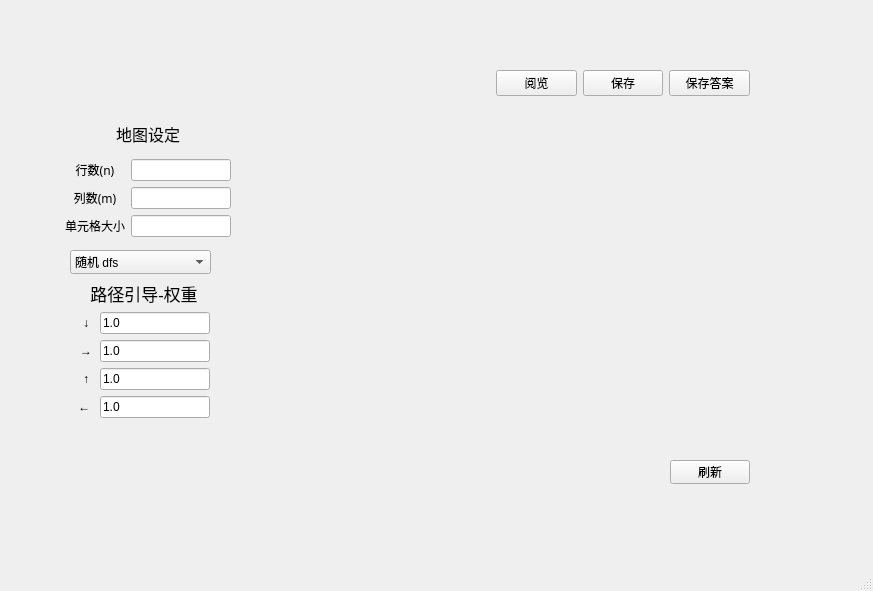
<?xml version="1.0" encoding="UTF-8"?>
<ui version="4.0">
 <class>mazegen</class>
 <widget class="QMainWindow" name="mazegen">
  <property name="geometry">
   <rect>
    <x>0</x>
    <y>0</y>
    <width>873</width>
    <height>591</height>
   </rect>
  </property>
  <property name="windowTitle">
   <string>mazegen</string>
  </property>
  <widget class="QWidget" name="centralwidget">
   <widget class="QPushButton" name="Bstart">
    <property name="geometry">
     <rect>
      <x>670</x>
      <y>460</y>
      <width>80</width>
      <height>24</height>
     </rect>
    </property>
    <property name="text">
     <string>刷新</string>
    </property>
   </widget>
   <widget class="QWidget" name="layoutWidget">
    <property name="geometry">
     <rect>
      <x>496</x>
      <y>70</y>
      <width>254</width>
      <height>26</height>
     </rect>
    </property>
    <layout class="QHBoxLayout" name="horizontalLayout_8">
     <item>
      <widget class="QPushButton" name="BTview">
       <property name="text">
        <string>阅览</string>
       </property>
      </widget>
     </item>
     <item>
      <widget class="QPushButton" name="BTsav">
       <property name="text">
        <string>保存</string>
       </property>
      </widget>
     </item>
     <item>
      <widget class="QPushButton" name="BTsvans">
       <property name="text">
        <string>保存答案</string>
       </property>
      </widget>
     </item>
    </layout>
   </widget>
   <widget class="QComboBox" name="comboBox">
    <property name="geometry">
     <rect>
      <x>70</x>
      <y>250</y>
      <width>141</width>
      <height>24</height>
     </rect>
    </property>
    <item>
     <property name="text">
      <string>随机 dfs</string>
     </property>
    </item>
   </widget>
   <widget class="QLabel" name="LWarn">
    <property name="geometry">
     <rect>
      <x>50</x>
      <y>470</y>
      <width>461</width>
      <height>61</height>
     </rect>
    </property>
    <property name="font">
     <font>
      <family>Consolas</family>
     </font>
    </property>
    <property name="text">
     <string/>
    </property>
    <property name="alignment">
     <set>Qt::AlignLeading|Qt::AlignLeft|Qt::AlignTop</set>
    </property>
   </widget>
   <widget class="QWidget" name="layoutWidget">
    <property name="geometry">
     <rect>
      <x>60</x>
      <y>110</y>
      <width>176</width>
      <height>132</height>
     </rect>
    </property>
    <layout class="QGridLayout" name="gridLayout">
     <property name="leftMargin">
      <number>5</number>
     </property>
     <property name="topMargin">
      <number>5</number>
     </property>
     <property name="rightMargin">
      <number>5</number>
     </property>
     <property name="bottomMargin">
      <number>5</number>
     </property>
     <item row="3" column="1">
      <widget class="QLineEdit" name="Im"/>
     </item>
     <item row="0" column="0" colspan="2">
      <widget class="QLabel" name="LsT">
       <property name="font">
        <font>
         <family>等线</family>
         <pointsize>12</pointsize>
        </font>
       </property>
       <property name="text">
        <string>地图设定</string>
       </property>
       <property name="alignment">
        <set>Qt::AlignCenter</set>
       </property>
      </widget>
     </item>
     <item row="2" column="0">
      <widget class="QLabel" name="Ln">
       <property name="font">
        <font>
         <family>黑体</family>
        </font>
       </property>
       <property name="text">
        <string>行数(n)</string>
       </property>
       <property name="alignment">
        <set>Qt::AlignCenter</set>
       </property>
      </widget>
     </item>
     <item row="2" column="1">
      <widget class="QLineEdit" name="In"/>
     </item>
     <item row="3" column="0">
      <widget class="QLabel" name="Lm">
       <property name="font">
        <font>
         <family>黑体</family>
        </font>
       </property>
       <property name="text">
        <string>列数(m)</string>
       </property>
       <property name="alignment">
        <set>Qt::AlignCenter</set>
       </property>
      </widget>
     </item>
     <item row="4" column="0">
      <widget class="QLabel" name="Lsz">
       <property name="font">
        <font>
         <family>黑体</family>
        </font>
       </property>
       <property name="text">
        <string>单元格大小</string>
       </property>
       <property name="alignment">
        <set>Qt::AlignCenter</set>
       </property>
      </widget>
     </item>
     <item row="4" column="1">
      <widget class="QLineEdit" name="Isz"/>
     </item>
    </layout>
   </widget>
   <widget class="QWidget" name="layoutWidget">
    <property name="geometry">
     <rect>
      <x>78</x>
      <y>280</y>
      <width>132</width>
      <height>138</height>
     </rect>
    </property>
    <layout class="QGridLayout" name="gridLayout_2">
     <item row="0" column="0" colspan="2">
      <widget class="QLabel" name="LM_DT">
       <property name="font">
        <font>
         <family>等线</family>
         <pointsize>13</pointsize>
        </font>
       </property>
       <property name="text">
        <string>路径引导-权重</string>
       </property>
       <property name="alignment">
        <set>Qt::AlignCenter</set>
       </property>
      </widget>
     </item>
     <item row="1" column="0">
      <widget class="QLabel" name="LM_Dd">
       <property name="text">
        <string>↓</string>
       </property>
       <property name="alignment">
        <set>Qt::AlignCenter</set>
       </property>
      </widget>
     </item>
     <item row="1" column="1">
      <widget class="QLineEdit" name="IM_Dd">
       <property name="text">
        <string>1.0</string>
       </property>
      </widget>
     </item>
     <item row="2" column="0">
      <widget class="QLabel" name="LM_Dr">
       <property name="text">
        <string>→</string>
       </property>
       <property name="alignment">
        <set>Qt::AlignCenter</set>
       </property>
      </widget>
     </item>
     <item row="2" column="1">
      <widget class="QLineEdit" name="IM_Dr">
       <property name="text">
        <string>1.0</string>
       </property>
      </widget>
     </item>
     <item row="3" column="0">
      <widget class="QLabel" name="LM_Du">
       <property name="text">
        <string>↑</string>
       </property>
       <property name="alignment">
        <set>Qt::AlignCenter</set>
       </property>
      </widget>
     </item>
     <item row="3" column="1">
      <widget class="QLineEdit" name="IM_Du">
       <property name="text">
        <string>1.0</string>
       </property>
      </widget>
     </item>
     <item row="4" column="0">
      <widget class="QLabel" name="LM_Dl">
       <property name="text">
        <string>← </string>
       </property>
       <property name="alignment">
        <set>Qt::AlignCenter</set>
       </property>
      </widget>
     </item>
     <item row="4" column="1">
      <widget class="QLineEdit" name="IM_Dl">
       <property name="text">
        <string>1.0</string>
       </property>
      </widget>
     </item>
    </layout>
   </widget>
   <widget class="QLabel" name="ptpi">
    <property name="geometry">
     <rect>
      <x>360</x>
      <y>100</y>
      <width>391</width>
      <height>351</height>
     </rect>
    </property>
    <property name="text">
     <string/>
    </property>
    <property name="alignment">
     <set>Qt::AlignCenter</set>
    </property>
   </widget>
  </widget>
  <widget class="QMenuBar" name="menubar">
   <property name="geometry">
    <rect>
     <x>0</x>
     <y>0</y>
     <width>873</width>
     <height>21</height>
    </rect>
   </property>
  </widget>
  <widget class="QStatusBar" name="statusbar"/>
 </widget>
 <resources/>
 <connections/>
</ui>
